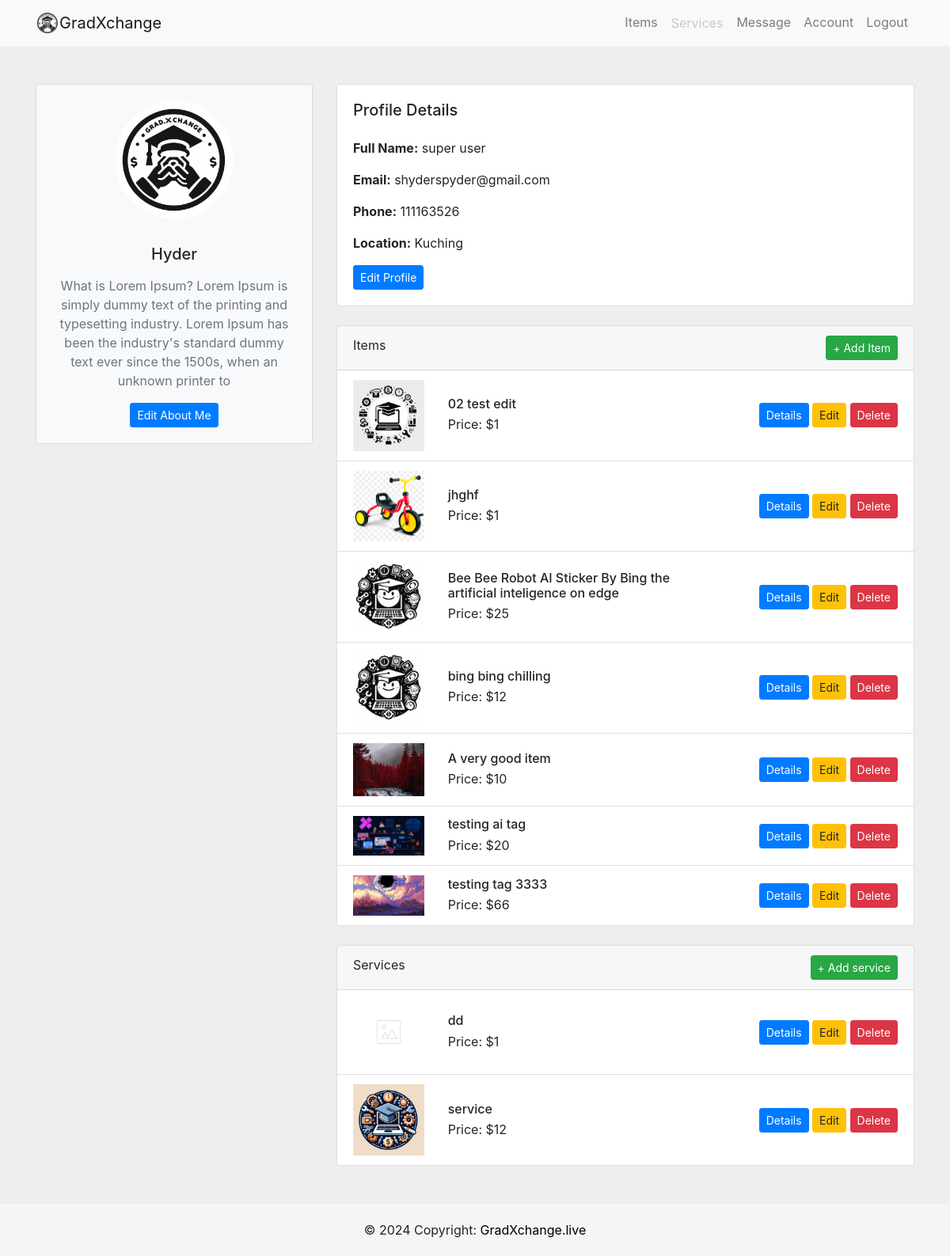
Before: /account/Hyder/ (signed in) with the older database file.
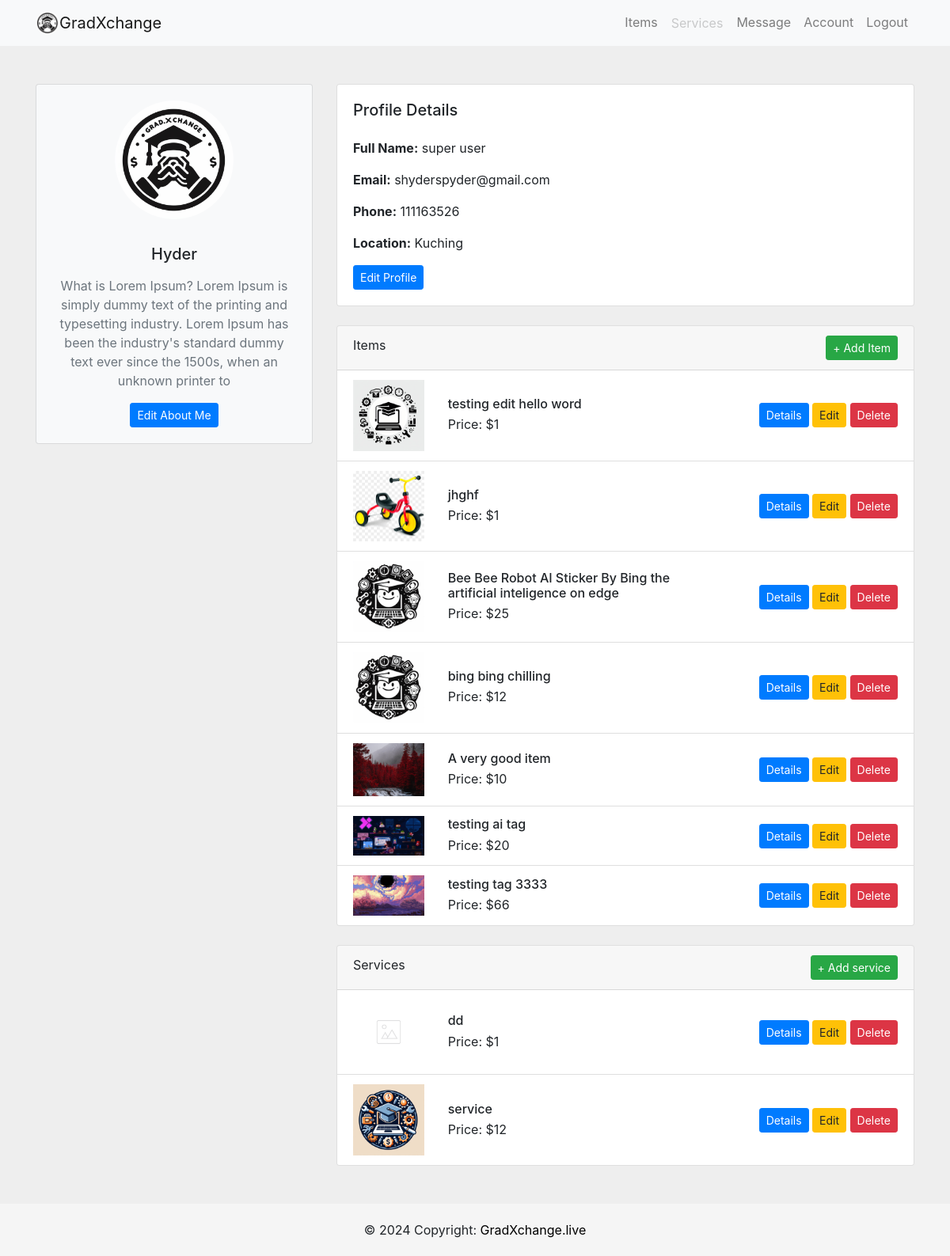
After: the same page with the newer database file.
### item/models.py (models this page shows, shortened)
class Item(models.Model):
    tags = TaggableManager()
    item_name = models.CharField(max_length=200)
    item_desc = models.CharField(max_length=200)
    item_detail = models.CharField(max_length=2000)
    item_price = models.IntegerField()
    item_image = models.ImageField(upload_to='images_item', default="notfound.png")
    created =  models.DateTimeField(auto_now_add=True)
    user_name = models.ForeignKey(User, on_delete=models.CASCADE,default=1)
    liked_by = models.ManyToManyField(settings.AUTH_USER_MODEL, related_name='item_liked',blank= True)

### users/views.py (the view)
# urls.py: path('account/<str:username>/',user_views.accountPage, name='account'),
@login_required
def accountPage(request,username):
    user = get_object_or_404(User, username= username)
    user_items = Item.objects.filter(user_name= user)  # Query items belonging to the logged-in user
    user_services = Service.objects.filter(user_name= user)
    profile = get_object_or_404(Profile, user=user)
    is_own_account = request.user == user
    context = {
        'user':user,
        'user_items':user_items,
        'user_services':user_services,
        'is_own_account': is_own_account,  # Pass the flag to the template
        'profile_id': profile.id,  # Add the profile ID to the context
    }
    return render(request,'users/account.html', context)

### users/templates/users/account.html (shortened to what the changed rows need)
{% extends 'users/base.html' %}
{% load static %}
{% block body %}
<section style="background-color: #eee;">
    <div class="container py-5">
        <div class="row justify-content-center">
            <div class="col-md-8">
                <div class="card mb-4">
                    <ul class="list-group list-group-flush">
                        {% for item in user_items %}
                        <li class="list-group-item">
                            <div class="row align-items-center">
                                <div class="col-md-2">
                                    <img src="{{ item.item_image.url }}" class="img-fluid" alt="{{ item.item_name }}">
                                </div>
                                <div class="col-md-6">
                                    <h6 class="mb-1">{{ item.item_name }}</h6>
                                    <p class="mb-0">Price: ${{ item.item_price }}</p>
                                </div>
                                <div class="col-md-4 text-md-right mt-3 mt-md-0">
                                    <a href="{% url 'item:detail' item.id %}" class="btn btn-primary btn-sm">Details</a>
                                    {% if is_own_account %}
                                    <a href="{% url 'item:update_item' item.id %}"
                                        class="btn btn-warning btn-sm">Edit</a>
                                    <a href="{% url 'item:delete_item' item.id %}"
                                        class="btn btn-danger btn-sm">Delete</a>
                                    {% endif %}
                                </div>
                            </div>
                        </li>
                        {% empty %}
                        <li class="list-group-item">No item listed.</li>
                        {% endfor %}
                    </ul>
                </div>
            </div>
        </div>
    </div>
</section>
{% endblock %}

Changed rows visible on the page:
changed Item: item_name "02 test edit" → "testing edit hello word"
